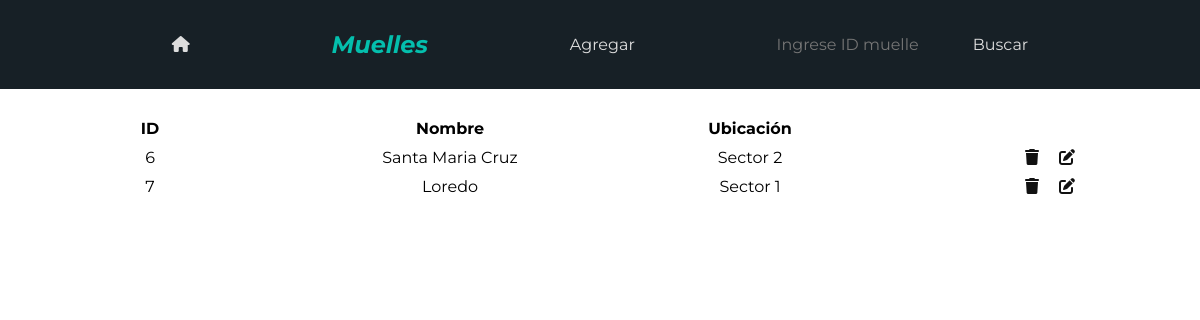
The app's page /views/muelle.php, older data.
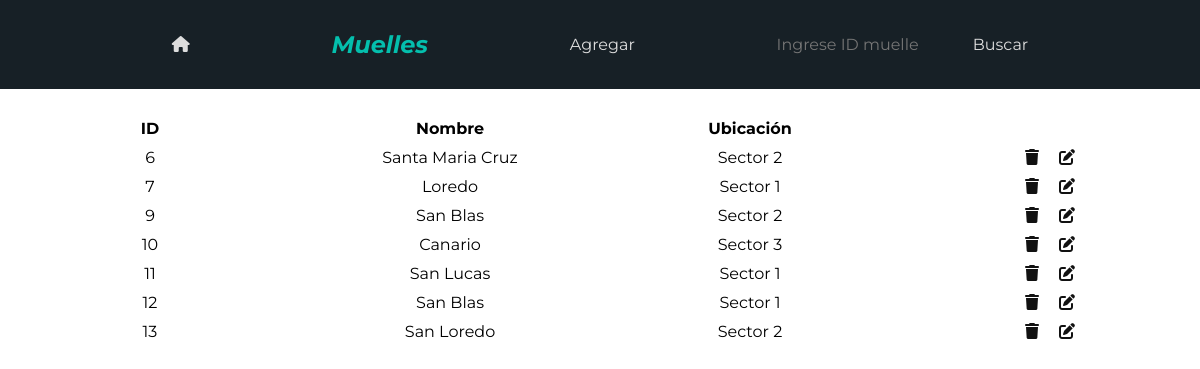
The same page, newer data.
### tables this page shows
CREATE TABLE `muelle` (
  `id_muelle` int(11) NOT NULL,
  `nombre_muelle` varchar(30) DEFAULT NULL,
  `ubicacion_muelle` varchar(50) DEFAULT NULL
);

### views/muelle.php (the view, shortened to what this page needs)
<?php
$con = connection();
$sql1 = "SELECT * FROM muelle".(isset($_GET["id"]) ? " WHERE id_muelle = {$_GET["id"]}":"");
$muelle = $con->query($sql1);
?>
<!DOCTYPE html>
<html lang="es">
<head>
    <link rel="stylesheet" href="../css/styles.css">
</head>
<body>
    <header class="header header--text-white header--color-blue header--title-blue">
        <a href="index.php"><i class="fa-solid fa-house"></i></a>
        <h2>Muelles</h2>
        <ul>
            <li><a href="agregar_muelle.php">Agregar</a></li>
        </ul>
        <form action="../php/muelle/buscar_muelle.php" method="POST">
            <input id="id_buscar_muelle" name="id_buscar_muelle" type="text" placeholder="Ingrese ID muelle">
            <input value="Buscar" type="submit">
        </form>
    </header>
    <table class="table">
        <thead>
            <th>ID</th>
            <th>Nombre</th>
            <th>Ubicación</th>
        </thead>
        <tbody>
        <?php
            while($fila = $muelle->fetch_assoc()){
                echo "
                <tr>
                    <td>{$fila["id_muelle"]}</td>
                    <td>{$fila["nombre_muelle"]}</td>
                    <td>{$fila["ubicacion_muelle"]}</td>
                    <td><a href='eliminar_muelle.php?id={$fila["id_muelle"]}'><i class='fa-solid fa-trash'></i></a><a href='editar_muelle.php?id={$fila["id_muelle"]}'><i class='fa-solid fa-pen-to-square'></i></a></td>
                </tr>
                ";
            }
        ?>
        </tbody>
    </table>
</body>
</html>

Row changes from the older to the newer data that the page shows:
added muelle: id_muelle "9", nombre_muelle "San Blas", ubicacion_muelle "Sector 2"
added muelle: id_muelle "10", nombre_muelle "Canario", ubicacion_muelle "Sector 3"
added muelle: id_muelle "11", nombre_muelle "San Lucas", ubicacion_muelle "Sector 1"
added muelle: id_muelle "12", nombre_muelle "San Blas", ubicacion_muelle "Sector 1"
added muelle: id_muelle "13", nombre_muelle "San Loredo", ubicacion_muelle "Sector 2"
